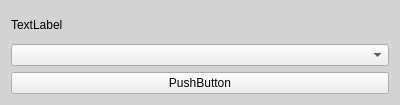
<?xml version="1.0" encoding="UTF-8"?>
<ui version="4.0">
 <class>Form</class>
 <widget class="QWidget" name="Form">
  <property name="geometry">
   <rect>
    <x>0</x>
    <y>0</y>
    <width>400</width>
    <height>105</height>
   </rect>
  </property>
  <property name="windowTitle">
   <string>Form</string>
  </property>
  <property name="styleSheet">
   <string notr="true">background-color: lightgray;</string>
  </property>
  <layout class="QGridLayout" name="gridLayout">
   <item row="0" column="0">
    <layout class="QVBoxLayout" name="main_lt">
     <item>
      <widget class="QLabel" name="lockin_lb">
       <property name="text">
        <string>TextLabel</string>
       </property>
      </widget>
     </item>
     <item>
      <widget class="QComboBox" name="lockin_cb">
       <property name="styleSheet">
        <string notr="true">background-color: Pale gray;</string>
       </property>
      </widget>
     </item>
     <item>
      <widget class="QPushButton" name="load_conf_bt">
       <property name="styleSheet">
        <string notr="true">background-color: Pale gray;</string>
       </property>
       <property name="text">
        <string>PushButton</string>
       </property>
      </widget>
     </item>
    </layout>
   </item>
  </layout>
 </widget>
 <resources/>
 <connections/>
</ui>
